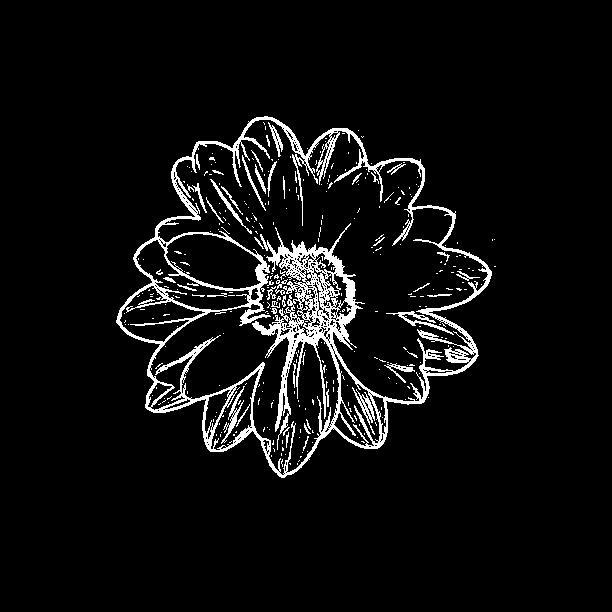

Recreate this plot in Python.
from PIL import Image
import numpy as np
from scipy.signal import convolve2d

def apply_edge_detection(image_path, output_path):
    img = Image.open("flower.jpg")
    img_array = np.array(img)

    gray_img_array = np.mean(img_array, axis=-1)

    # sobel array
    sobel_filter_x = np.array([[-1, 0, 1], [-2, 0, 2], [-1, 0, 1]])
    sobel_filter_y = np.array([[1, 2, 1], [0, 0, 0], [-1, -2, -1]])

    # convolve https://datascience.stackexchange.com/questions/91126/understanding-scipy-signal-convolve2d-full-convolution-and-backpropagation-betwe
    gx = convolve2d(gray_img_array, sobel_filter_x, mode='same', boundary='symm')
    gy = convolve2d(gray_img_array, sobel_filter_y, mode='same', boundary='symm')

    gradient_magnitude = np.sqrt(gx**2 + gy**2)
    gradient_magnitude = np.clip(gradient_magnitude, 0, 255)

    # edge_threshold = 80
    img_array[gradient_magnitude > 80] = [255, 255, 255]
    img_array[gradient_magnitude <= 80] = [0, 0, 0]

    edge_img = Image.fromarray(img_array.astype('uint8'))
    edge_img.save(output_path)

if __name__ == "__main__":
    input_image_path = "flower.jpg"
    output_image_path = "edges.jpg"

    apply_edge_detection(input_image_path, output_image_path)
